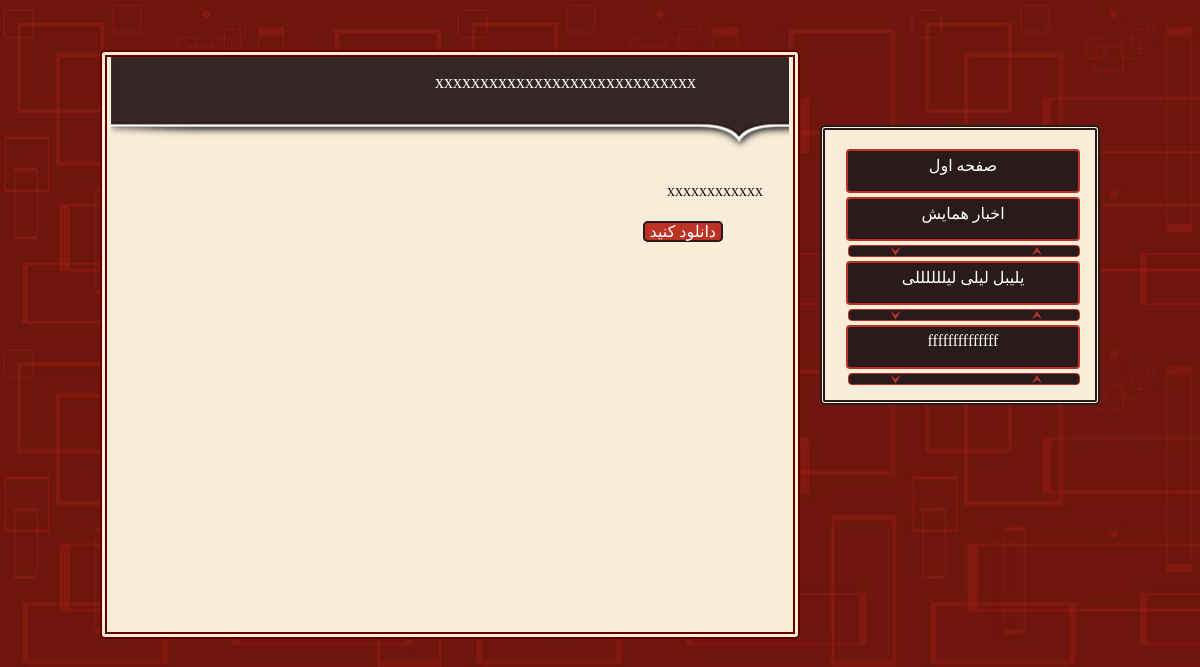
Screenshot of /internal/74.html with the database file from the repository.
### tables this page shows
CREATE TABLE IF NOT EXISTS `internal_page` (
  `id` int(10) unsigned NOT NULL AUTO_INCREMENT,
  `menu_name` varchar(255) NOT NULL,
  `title` varchar(255) NOT NULL,
  `text` text NOT NULL,
  `url_part1` varchar(255) NOT NULL,
  `name_part1` varchar(255) NOT NULL,
  `url_part2` varchar(255) NOT NULL,
  `name_part2` varchar(255) NOT NULL,
  `url_part3` varchar(255) NOT NULL,
  `name_part3` varchar(255) NOT NULL,
  PRIMARY KEY (`id`)
);

### libs/php/controller.php (called while the page is built, shortened)
<?php
require_once('module.php');
require_once('view.php');
$req = $_GET['req'];
$filename=strtolower( $_GET['filename'] );
$filetype=strtolower( $_GET['filetype'] );
if($req=='file'){
	if( $file = @file_get_contents("./libs/$filetype/$filename.$filetype") ){
		send($file);
		finilize();
	}else{
		$req = '404er';
		header('Content-Type: text/html');
	}
}elseif($req=='internal' ){
	$menu=$_GET['menu'];
	$menu_internal=db_get_rows('internal_page');
	$menu_content=gen_menu_internal($menu_internal);
	if($menu=='news'){
		$id_news=$_GET['idnews'];
		$ttl_news=$_GET['ttlnews'];
		$content=gen_internal_news($id_news,$ttl_news);
	}elseif($menu=='home'){
		$content=gen_content_internal('about');
	}else{
		$content_internal=db_get_rows('internal_page',"id='$menu'");
		$content=gen_content_internal($content_internal);
	}
}elseif($req=='support'){
	if(!checklogin('support')){
		go2url( SITE_PATH.'login.html');
	}else{
		$con_admin='supportttttttt';
	}
}elseif($req=='refree'){
	if(!checklogin('refree')){
		go2url( SITE_PATH.'login.html');
	}else{
		$con_admin='refreeeeeeee';
	}
}

### index.php (called while the page is built, shortened)
<?php
require_once('controller.php');

### libs/php/db.php (called while the page is built, shortened)
<?php
$db_con = 0;
function db_query($q){
	global $db_con;
	$res = @mysql_query($q,$db_con) or db_err();
	return $res;
}
function db_get_rows($table_name,$where=1,$limit_f=0,$limit_e=0){
	if(!$limit_e){
		$res = db_query("SELECT * FROM $table_name WHERE $where ORDER BY id DESC ");
	}else{
		$res = db_query("SELECT * FROM $table_name WHERE $where ORDER BY id DESC  LIMIT $limit_f ,$limit_e");
	}
	return db_fetch2array($res) ;
}
function db_fetch2array($res){
	$rows = array();
	while($arr = mysql_fetch_array($res,MYSQL_ASSOC)){
		$rows[]=$arr;
	}
	return $rows;
}

### libs/php/view.php (the view, shortened to what this page needs)
<?php
function send($data){
	echo $data;
}
function death($data){
	if(strlen($data)>0) send($data);
	die();
}
function gen_menu_internal($menu){
	foreach($menu as $list){
		$html.="
		<a title='Menu' href='/hamayesh/internal/$list[id].html'>$list[menu_name]</a>
        <div class='triangle'></div>";
	}
	return $html;
}
function gen_content_internal($menu){
	if($menu=='about'){
		$about=db_get_rows('home_content',"id='about'");
		foreach($about as $list){
			$html .="
			<div class='mttl'>درباره همایش</div>
       		<div class='content'>$list[content]</div>";
		}
	}else{
		foreach($menu as $list){
			$html.="
			<div class='mttl'>$list[title]</div>
			<div class='content'>$list[text]" ;
			if($list['url_part2']){
				if($list['url_part1']){
					$html.="
					<span class='download'>
						<a href='$list[url_part1]'>دانلود بخش اول</a>
					</span>";
				}
			$html.="
				<span class='download'>
					<a href='$list[url_part2]'>دانلود بخش دوم</a>
				</span>";
			}
			else{
				if($list['url_part1']){
					$html.="
					<span class='download'>
						<a href='$list[url_part1]'>دانلود کنید</a>
					</span>";
				}
			}
			$html .="</div>";
		}
	}
	return $html;
}

### libs/css/layout-internal.css (style rules this page uses)
body { background-image:url("./img/bgc2.jpg"); direction:rtl; }
.sc_menu a { text-decoration:none; text-align:center; padding-top:5px; height:35px; width:230px; display:block; margin:4px 0px; border:2px #BC3325 solid; -webkit-border-radius:4px; -moz-border-radius:4px; -o-border-radius:4px; -ms-border-radius:4px; color:#fff; background:#291B1B; }
.triangle { border:1px solid #BC3325; -webkit-border-radius:4px; -moz-border-radius:4px; -o-border-radius:4px; -ms-border-radius:4px; background:url('./img/triangle3.png') no-repeat; background-color:#291B1B; height:10px; width:230px; }
div.content { text-align:justify; overflow:auto; padding:10px 30px 20px ; min-height:450px; max-height:510px; line-height:25px; }
div.content a { color:#fff; text-decoration:none; }
div.mttl { background:url("./img/nav-bg-internal.png") no-repeat scroll center transparent ; height:65px; width:492px; color:#fff !important; padding:15px 97px; font-size:18px; }
.download { margin-right:40px; }
.download a { text-align:center; min-width:200px; padding:0px 5px; border:solid 2px #291B1B; text-decoration:none; background-color:#bc3325; color:#fff; -webkit-border-radius:5px; -moz-border-radius:5px; -o-border-radius:5px; -ms-border-radius:5px; }

### rows the page displays
internal_page: menu_name "یلیبل لیلی لیللللللی"
internal_page: menu_name "ffffffffffffff"
internal_page: title "xxxxxxxxxxxxxxxxxxxxxxxxxxxxx", text "xxxxxxxxxxxx"
